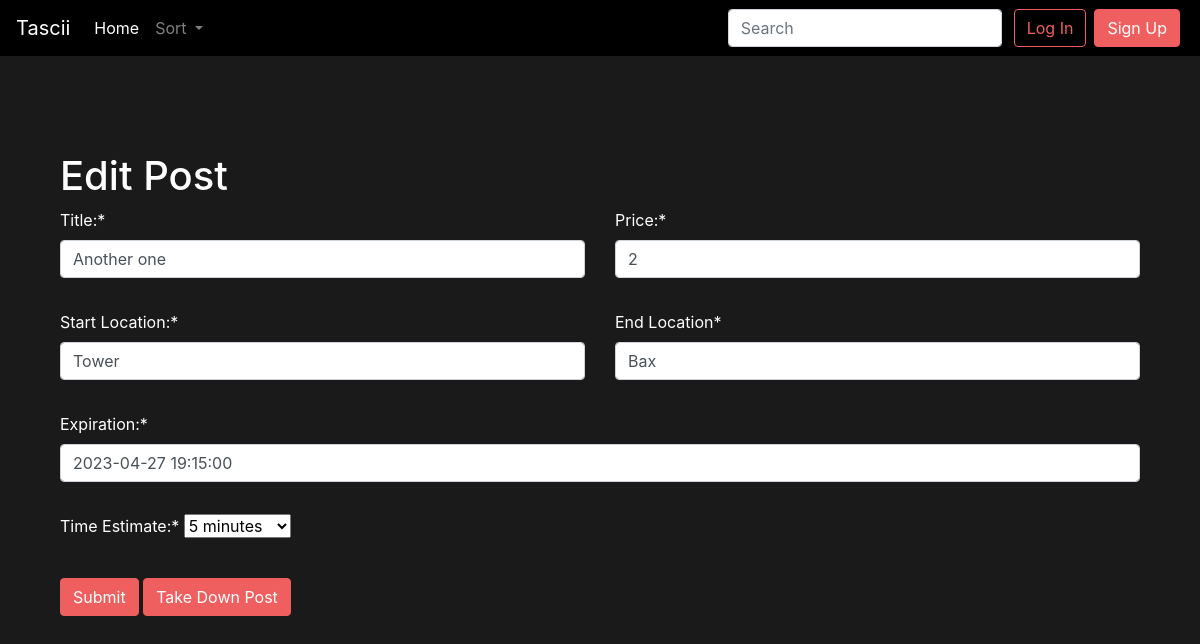
/post/edit5/, run on the app's committed database.
### feed/models.py (models this page shows)
class Post(models.Model):
    title = models.CharField(max_length=100)
    price = models.IntegerField()
    start_loc = models.CharField(max_length=100) # Could create custom location field to get long and lat too
    end_loc = models.CharField(max_length=100)
    expiration_date = models.DateTimeField()
    time_estimate = models.DurationField()
    user = models.ForeignKey(User, on_delete=models.CASCADE, related_name='%(class)s_post_created')
    created_at = models.DateTimeField(auto_now_add=True)
    status = models.CharField(max_length=20, default='open') # open, accepted, completed, cancelled
    filled_by = models.ForeignKey(User, on_delete=models.CASCADE, related_name='%(class)s_post_filled', null=True, blank=True)

### feed/views.py (the view, shortened to what this page needs)
# urls.py: path("post/edit<int:pk>/", views.edit_post, name="edit_post"),
def edit_post(request, pk):
    print("ENTERING EDIT VIEW")
    post = Post.objects.get(pk=pk)
    form = PostForm(request.POST or None, initial={
        'title': post.title,
        'price': post.price,
        'start_loc': post.start_loc,
        'end_loc': post.end_loc,
        'expiration_date': post.expiration_date,
        'time_estimate': post.time_estimate,
    })
    context = {
        'form': form,
        'post': post,
    }
    return render(request, 'edit_post.html', context)

### feed/forms.py (shortened to what this page needs)
class PostForm(forms.Form):
    TIME_ESTIMATE_CHOICES = (
        (5, '5 minutes'),
        (10, '10 minutes'),
        (15, '15 minutes'),
        (30, '30 minutes'),
        (60, '1 hour'),
    )
    title = forms.CharField(label='Title:', max_length=100)
    price = forms.IntegerField(label = 'Price:')
    start_loc = forms.CharField(label = 'Start Location:', max_length=100)
    end_loc = forms.CharField(label = 'End Location', max_length=100)
    expiration_date = forms.DateTimeField(
        label='Expiration:',
        widget=DateTimePickerInput(options={
            "format": "YYYY-MM-DD HH:mm a",
            "showClose": True,
            "showClear": True,
            "showTodayButton": True,
            "sideBySide": True,
            "stepping": 15,
            "ignoreReadonly": True,
        }, attrs={"readonly": True})
    )
    time_estimate = forms.ChoiceField(label = 'Time Estimate:', choices=TIME_ESTIMATE_CHOICES, initial=5)

### feed/templates/edit_post.html (shortened to what this page needs)
{% extends "base.html" %}
{% block page_content %}
{% load crispy_forms_tags %}
{% load bootstrap4 %}
<div class="container py-5">
	<h1>Edit Post</h1>
	<form method="POST" enctype="multipart/form-data">
		<div class="row mb-3">
			<div class="col-sm-6">
				{{ form.title|as_crispy_field }}
			</div>
			<div class="col-sm-6">
				{{ form.price|as_crispy_field }}
			</div>
		</div>
		<div class="row mb-3">
			<div class="col-sm-6">
				{{ form.start_loc|as_crispy_field }}
			</div>
			<div class="col-sm-6">
				{{ form.end_loc|as_crispy_field }}
			</div>
		</div>
		<div class="row mb-3">
			<div class="col-sm-12">
				{{ form.expiration_date|as_crispy_field }}
			</div>
		</div>
		<div class="row mb-3">
			<div class="col-sm-12">
				{{ form.time_estimate|as_crispy_field }}
			</div>
		</div>
		<button class="btn btn-primary" type="submit">Submit</button>
		<a href="{% url 'delete_post' post.pk %}" class="btn btn-primary">Take Down Post</a>
	</form>
</div>
{% endblock %}

### feed/static/feed/main.css (style rules this page uses)
:root { --brand-color: #f05f5f; }
.btn-primary { background-color: var(--arc-palette-foregroundSecondary, var(--brand-color, black)) !important; border-color: var(--arc-palette-foregroundSecondary, var(--brand-color, black)) !important; }
body { color: white; background-color: #1a1a1a; }

### data on the page
Post: title "Another one", price "2", start_loc "Tower", end_loc "Bax", expiration_date "2023-04-27 19:15:00", time_estimate "5 minutes"
